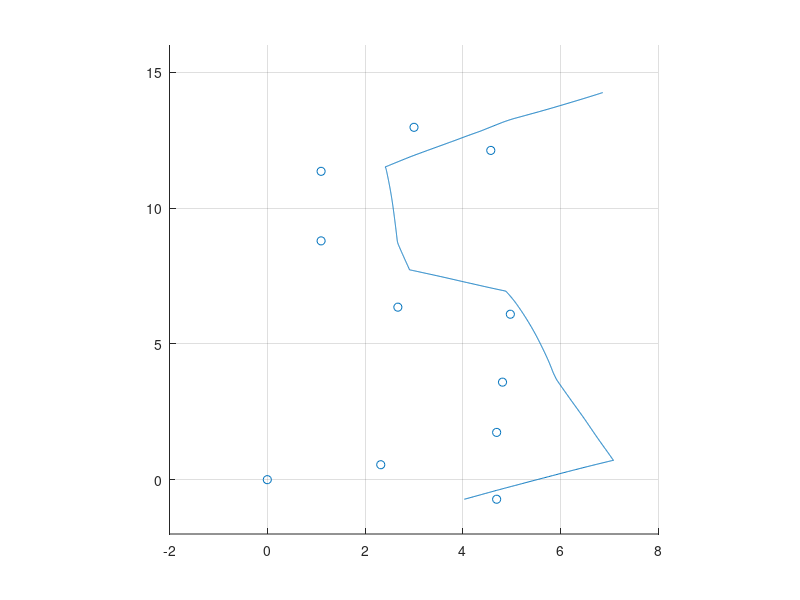

Write the MATLAB code that produced this figure. (Note: this script raises an error after producing the figure.)
%%%%%%%%%%%%%%%%%%%%%%%%%%%%%%%%%%%%%%%%%%%%%%%%%%%%%%%%%%%%%%%%%%%%%%%%%%%
% EIF Localization
%
% Chapter 3.5, Table 3.6 (p. 76)
% Probabilistic Robotics, Thrun et al.
%
% Assumptions:
%   - Known correspondences
%   - Velocity motion model (Unicycle Model)
%   - Range/bearing measurement model (Ch. 6.6)
%
% Parker Lusk, Devon Morris, Jesse Wynn, Vallan Sherrod BYU
% 18 Oct 2017
%%%%%%%%%%%%%%%%%%%%%%%%%%%%%%%%%%%%%%%%%%%%%%%%%%%%%%%%%%%%%%%%%%%%%%%%%%%
clear, clc;
% === Robot Parameters ====================================================

load('processed_data.mat')

% Range/bearing sensor parameters
sensor.sigma_r = 0.1;      % m     range std dev
sensor.sigma_phi = 0.05;   % rad   bearing std dev

% Velocity motion model noise parameters
alphas = [...
            0.1 0.01...     % translational error
            0.01 0.1...     % angular error
            0 0;...         % final orientation error
         ];

% Initial state
x0 = pos_odom_se2(:,1);

% =========================================================================

% === World Parameters ====================================================

% Window of the field
field.x = [-2, 8];   % m
field.y = [-2, 16];   % m


% =========================================================================

% Draw the environment
figure(1), clf; hold on;
scatter(landmarks(:,1), landmarks(:,2), 'k*');
axis([field.x(1) field.x(2) field.y(1) field.y(2)]);
plot(pos_odom_se2(1,:),pos_odom_se2(2,:))
axis square; grid on

% Initializes the robot starting point (x, y, theta (deg))
bot = drawRobot(x0, []);

% Setup EIF initial conditions
x = [0 0 0]';
Omg = eye(3);

xi = Omg*x;

% Save variables for later
Xhat = zeros(3, length(odom_t));
OO   = zeros(3,3,length(odom_t));

%index that will keep track of measurements
l_t_idx = 1;

for i = 1:length(odom_t)-1
    
    %determine timestep
    Ts = odom_t(i+1) - odom_t(i);
    
    Z = [];
    landmarks_in = [];
    
    %determine if their is a measurment update and grab the data if
    %necessary
    if l_t_idx <= length(l_time) %this keeps it from seg faulting when it has grabbed the last measurement data
        if l_time(l_t_idx) < odom_t(i+1)
            bearings = l_bearing(:,l_t_idx);
            ranges = l_depth(:,l_t_idx);       
            for j = 1:length(bearings)
                if ~isnan(bearings(j))
                    Z = [Z [ranges(j) bearings(j)]'];
                    landmarks_in = [landmarks_in landmarks(j,:)'];
                end
            end
            l_t_idx = l_t_idx + 1;
        end   
    end
    
    % Localize robot using an EKF and landmark measurements
    [xi, Omg] = eif_localization(xi, Omg, vel_odom(:,i), Z, @f, @g, @F, @G, @H, landmarks_in, Ts, alphas, sensor);
   
    x = Omg\xi;
    
    %plot robot where we estimated its location
    bot = drawRobot(x, bot);
    
    % For plotting
    Xhat(:,i) = x;
    OO(:,:,i) = Omg;

end

figure(2), clf;
subplot(311); plot(t, Xhat(1,:)); ylabel('x [m]');
title('Estimate'); legend('Estimate','Location','northwest');
subplot(312); plot(t, Xhat(2,:)); ylabel('y [m]')
subplot(313); plot(t, Xhat(3,:)); ylabel('\psi [rad]');
xlabel('Time [s]')

figure(1),
plot(Xhat(1,:),Xhat(2,:));


% -------------------------------------------------------------------------
